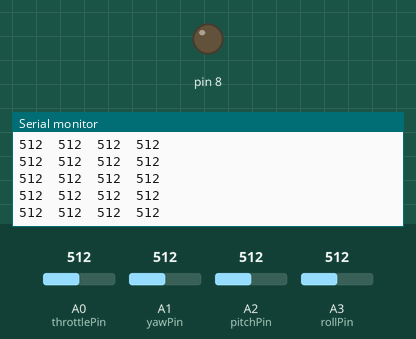
Simulated run of this sketch. Board: Arduino Uno, built with avr-gcc and run on an emulated ATmega328P. On the bench: output pins drawn as LEDs (lit = HIGH), the last lines printed to the serial monitor. The test bench sets the inputs (shaded band); at power-on: A1 (yawPin) = 512, A0 (throttlePin) = 512, A2 (pitchPin) = 512, A3 (rollPin) = 512. No radio packets arrive unless stated.

Above: at 1.2 s.
1.3 s: A1 (yawPin) set to 105
At 2.4 s:
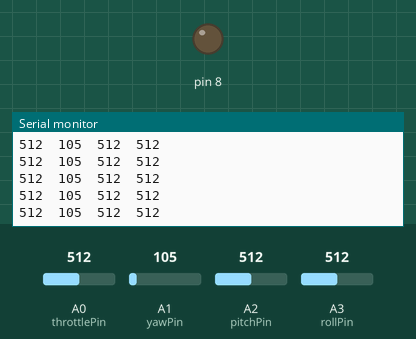
2.8 s: A1 (yawPin) set to 89
At 3.9 s:
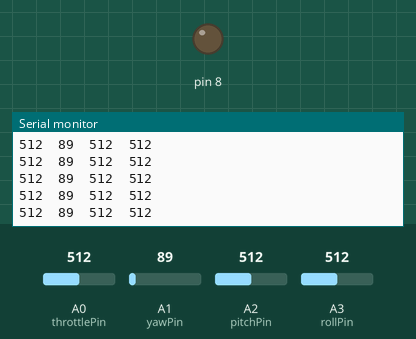
Timing chart, 0 to 5.8 s (numbered marks = the images above; inputs shaded):
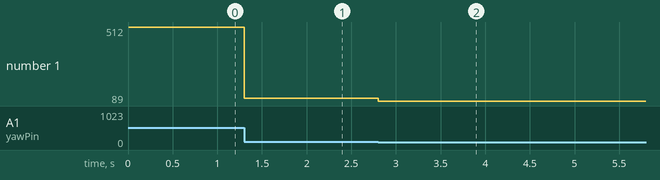

The sketch:

quad_transmitter_22_12_new.ino
```cpp
#include<SPI.h>
#include "printf.h"
#include<nRF24L01.h>
#include<RF24.h>

//NRF      ARDUINO
//1 GND    GND
//2 VCC    3.3V
//3 CE     9  out
//4 CSN    10  out
//5 SCK    13 out
//6 MOSI   11 out
//7 MISO   12 in
//8 IRQ    2  in

RF24 Radio(9, 10);
const uint64_t pipeOut = 0xA6A6B8B8E1LL;

byte throttlePin = A0, yawPin = A1, pitchPin = A2, rollPin = A3;
int throttle, yaw, pitch, roll;

struct radio {
  unsigned int throttle;
  int pitch;
  int roll;
  int yaw;
} RadioData;

void setup() {
  Serial.begin(115200);
  pinMode(8, OUTPUT);
  digitalWrite(8, LOW);
  Radio.begin();
  printf_begin();
  Radio.setChannel(85);
  Radio.setPALevel(RF24_PA_MAX);
  Radio.setDataRate(RF24_2MBPS);
  Radio.setAutoAck(false);
  Radio.openWritingPipe(pipeOut);
  Radio.printDetails();
//  RadioData.P = 1.6;
}

void loop() {
  throttle = analogRead(throttlePin);
  yaw = analogRead(yawPin);
  roll = analogRead(rollPin);
  pitch = analogRead(pitchPin);

  if (Serial.available()) {
//    RadioData.P = Serial.parseFloat();
  }

  RadioData.throttle = throttle;
  RadioData.yaw = map(yaw, 0, 1023, -180, 180);
  RadioData.roll = map(roll, 0, 1023, -180, 180);
  RadioData.pitch = map(pitch, 0, 1023, -180, 180);

  Serial.print(throttle); Serial.print("\t");
  Serial.print(yaw); Serial.print("\t");
  Serial.print(roll); Serial.print("\t");
  Serial.print(pitch); Serial.println("\t");
//  Serial.println(RadioData.P);

  Radio.write(&RadioData, sizeof(RadioData));
}
```

Measured:
- after the input at 1.3 s, the serial monitor: prints a new line at once (image 1)
- after the input at 2.8 s, the serial monitor: prints a new line at once (image 2)
- plotted number 1: 512 → 105 after the input at 1.3 s, 105 → 89 after the input at 2.8 s
